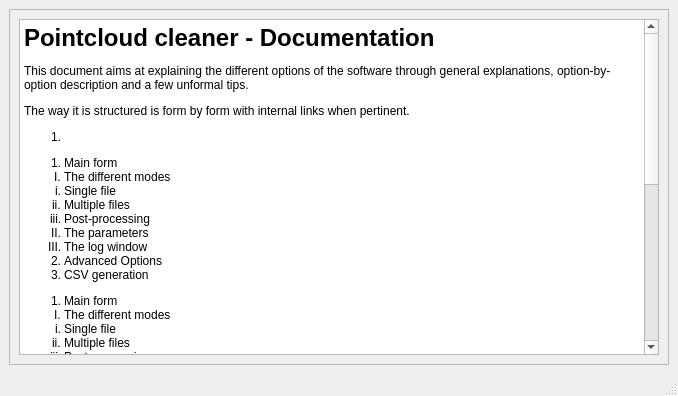
<?xml version="1.0" encoding="UTF-8"?>
<ui version="4.0">
 <class>MainWindow</class>
 <widget class="QMainWindow" name="MainWindow">
  <property name="geometry">
   <rect>
    <x>0</x>
    <y>0</y>
    <width>678</width>
    <height>396</height>
   </rect>
  </property>
  <property name="windowTitle">
   <string>MainWindow</string>
  </property>
  <widget class="QWidget" name="centralwidget">
   <layout class="QGridLayout" name="gridLayout_2">
    <item row="0" column="0">
     <widget class="QScrollArea" name="scrollArea">
      <property name="widgetResizable">
       <bool>true</bool>
      </property>
      <widget class="QWidget" name="scrollAreaWidgetContents">
       <property name="geometry">
        <rect>
         <x>0</x>
         <y>0</y>
         <width>658</width>
         <height>333</height>
        </rect>
       </property>
       <layout class="QGridLayout" name="gridLayout">
        <item row="0" column="0">
         <widget class="QTextEdit" name="textEdit">
          <property name="html">
           <string>&lt;!DOCTYPE HTML PUBLIC &quot;-//W3C//DTD HTML 4.0//EN&quot; &quot;http://www.w3.org/TR/REC-html40/strict.dtd&quot;&gt;
&lt;html&gt;&lt;head&gt;&lt;meta name=&quot;qrichtext&quot; content=&quot;1&quot; /&gt;&lt;meta charset=&quot;utf-8&quot; /&gt;&lt;style type=&quot;text/css&quot;&gt;
p, li { white-space: pre-wrap; }
hr { height: 1px; border-width: 0; }
li.unchecked::marker { content: &quot;\2610&quot;; }
li.checked::marker { content: &quot;\2612&quot;; }
&lt;/style&gt;&lt;/head&gt;&lt;body style=&quot; font-family:'Segoe UI'; font-size:9pt; font-weight:400; font-style:normal;&quot;&gt;
&lt;h1 style=&quot; margin-top:18px; margin-bottom:12px; margin-left:0px; margin-right:0px; -qt-block-indent:0; text-indent:0px;&quot;&gt;&lt;span style=&quot; font-size:xx-large; font-weight:700;&quot;&gt;Pointcloud cleaner - Documentation&lt;/span&gt;&lt;/h1&gt;
&lt;p style=&quot; margin-top:12px; margin-bottom:12px; margin-left:0px; margin-right:0px; -qt-block-indent:0; text-indent:0px;&quot;&gt;This document aims at explaining the different options of the software through general explanations, option-by-option description and a few unformal tips.&lt;/p&gt;
&lt;p style=&quot; margin-top:12px; margin-bottom:12px; margin-left:0px; margin-right:0px; -qt-block-indent:0; text-indent:0px;&quot;&gt;The way it is structured is form by form with internal links when pertinent.&lt;/p&gt;
&lt;ol style=&quot;margin-top: 0px; margin-bottom: 0px; margin-left: 0px; margin-right: 0px; -qt-list-indent: 1;&quot;&gt;
&lt;li style=&quot;-qt-paragraph-type:empty; margin-top:0px; margin-bottom:12px; margin-left:0px; margin-right:0px; -qt-block-indent:0; text-indent:0px;&quot;&gt;&lt;br /&gt;&lt;/li&gt;&lt;/ol&gt;
&lt;ol style=&quot;margin-top: 0px; margin-bottom: 0px; margin-left: 0px; margin-right: 0px; -qt-list-indent: 1;&quot;&gt;
&lt;li style=&quot; margin-top:12px; margin-bottom:0px; margin-left:0px; margin-right:0px; -qt-block-indent:0; text-indent:0px;&quot;&gt;Main form&lt;/li&gt;
&lt;ol type=&quot;I&quot; style=&quot;margin-top: 0px; margin-bottom: 0px; margin-left: 0px; margin-right: 0px; -qt-list-indent: 1;&quot;&gt;
&lt;li style=&quot; margin-top:0px; margin-bottom:0px; margin-left:0px; margin-right:0px; -qt-block-indent:0; text-indent:0px;&quot;&gt;The different modes&lt;/li&gt;
&lt;ol type=&quot;i&quot; style=&quot;margin-top: 0px; margin-bottom: 0px; margin-left: 0px; margin-right: 0px; -qt-list-indent: 1;&quot;&gt;
&lt;li style=&quot; margin-top:0px; margin-bottom:0px; margin-left:0px; margin-right:0px; -qt-block-indent:0; text-indent:0px;&quot;&gt;Single file&lt;/li&gt;
&lt;li style=&quot; margin-top:0px; margin-bottom:0px; margin-left:0px; margin-right:0px; -qt-block-indent:0; text-indent:0px;&quot;&gt;Multiple files&lt;/li&gt;
&lt;li style=&quot; margin-top:0px; margin-bottom:0px; margin-left:0px; margin-right:0px; -qt-block-indent:0; text-indent:0px;&quot;&gt;Post-processing&lt;/li&gt;&lt;/ol&gt;
&lt;li style=&quot; margin-top:0px; margin-bottom:0px; margin-left:0px; margin-right:0px; -qt-block-indent:0; text-indent:0px;&quot;&gt;The parameters&lt;/li&gt;
&lt;li style=&quot; margin-top:0px; margin-bottom:0px; margin-left:0px; margin-right:0px; -qt-block-indent:0; text-indent:0px;&quot;&gt;The log window&lt;/li&gt;&lt;/ol&gt;
&lt;li style=&quot; margin-top:0px; margin-bottom:0px; margin-left:0px; margin-right:0px; -qt-block-indent:0; text-indent:0px;&quot;&gt;Advanced Options&lt;/li&gt;
&lt;li style=&quot; margin-top:0px; margin-bottom:12px; margin-left:0px; margin-right:0px; -qt-block-indent:0; text-indent:0px;&quot;&gt;CSV generation&lt;/li&gt;&lt;/ol&gt;
&lt;ol style=&quot;margin-top: 0px; margin-bottom: 0px; margin-left: 0px; margin-right: 0px; -qt-list-indent: 1;&quot;&gt;
&lt;li style=&quot; margin-top:12px; margin-bottom:0px; margin-left:0px; margin-right:0px; -qt-block-indent:0; text-indent:0px;&quot;&gt;Main form&lt;/li&gt;
&lt;ol type=&quot;I&quot; style=&quot;margin-top: 0px; margin-bottom: 0px; margin-left: 0px; margin-right: 0px; -qt-list-indent: 1;&quot;&gt;
&lt;li style=&quot; margin-top:0px; margin-bottom:0px; margin-left:0px; margin-right:0px; -qt-block-indent:0; text-indent:0px;&quot;&gt;The different modes&lt;/li&gt;
&lt;ol type=&quot;i&quot; style=&quot;margin-top: 0px; margin-bottom: 0px; margin-left: 0px; margin-right: 0px; -qt-list-indent: 1;&quot;&gt;
&lt;li style=&quot; margin-top:0px; margin-bottom:0px; margin-left:0px; margin-right:0px; -qt-block-indent:0; text-indent:0px;&quot;&gt;Single file&lt;/li&gt;
&lt;li style=&quot; margin-top:0px; margin-bottom:0px; margin-left:0px; margin-right:0px; -qt-block-indent:0; text-indent:0px;&quot;&gt;Multiple files&lt;/li&gt;
&lt;li style=&quot; margin-top:0px; margin-bottom:0px; margin-left:0px; margin-right:0px; -qt-block-indent:0; text-indent:0px;&quot;&gt;Post-processing&lt;/li&gt;&lt;/ol&gt;
&lt;li style=&quot; margin-top:0px; margin-bottom:0px; margin-left:0px; margin-right:0px; -qt-block-indent:0; text-indent:0px;&quot;&gt;The parameters&lt;/li&gt;
&lt;li style=&quot; margin-top:0px; margin-bottom:0px; margin-left:0px; margin-right:0px; -qt-block-indent:0; text-indent:0px;&quot;&gt;The log window&lt;/li&gt;&lt;/ol&gt;
&lt;li style=&quot; margin-top:0px; margin-bottom:0px; margin-left:0px; margin-right:0px; -qt-block-indent:0; text-indent:0px;&quot;&gt;Advanced Options&lt;/li&gt;
&lt;li style=&quot; margin-top:0px; margin-bottom:12px; margin-left:0px; margin-right:0px; -qt-block-indent:0; text-indent:0px;&quot;&gt;CSV generation&lt;/li&gt;&lt;/ol&gt;
&lt;ol style=&quot;margin-top: 0px; margin-bottom: 0px; margin-left: 0px; margin-right: 0px; -qt-list-indent: 1;&quot;&gt;
&lt;li style=&quot; margin-top:12px; margin-bottom:0px; margin-left:0px; margin-right:0px; -qt-block-indent:0; text-indent:0px;&quot;&gt;Main form&lt;/li&gt;
&lt;ol type=&quot;I&quot; style=&quot;margin-top: 0px; margin-bottom: 0px; margin-left: 0px; margin-right: 0px; -qt-list-indent: 1;&quot;&gt;
&lt;li style=&quot; margin-top:0px; margin-bottom:0px; margin-left:0px; margin-right:0px; -qt-block-indent:0; text-indent:0px;&quot;&gt;The different modes&lt;/li&gt;
&lt;ol type=&quot;i&quot; style=&quot;margin-top: 0px; margin-bottom: 0px; margin-left: 0px; margin-right: 0px; -qt-list-indent: 1;&quot;&gt;
&lt;li style=&quot; margin-top:0px; margin-bottom:0px; margin-left:0px; margin-right:0px; -qt-block-indent:0; text-indent:0px;&quot;&gt;Single file&lt;/li&gt;
&lt;li style=&quot; margin-top:0px; margin-bottom:0px; margin-left:0px; margin-right:0px; -qt-block-indent:0; text-indent:0px;&quot;&gt;Multiple files&lt;/li&gt;
&lt;li style=&quot; margin-top:0px; margin-bottom:0px; margin-left:0px; margin-right:0px; -qt-block-indent:0; text-indent:0px;&quot;&gt;Post-processing&lt;/li&gt;&lt;/ol&gt;
&lt;li style=&quot; margin-top:0px; margin-bottom:0px; margin-left:0px; margin-right:0px; -qt-block-indent:0; text-indent:0px;&quot;&gt;The parameters&lt;/li&gt;
&lt;li style=&quot; margin-top:0px; margin-bottom:0px; margin-left:0px; margin-right:0px; -qt-block-indent:0; text-indent:0px;&quot;&gt;The log window&lt;/li&gt;&lt;/ol&gt;
&lt;li style=&quot; margin-top:0px; margin-bottom:0px; margin-left:0px; margin-right:0px; -qt-block-indent:0; text-indent:0px;&quot;&gt;Advanced Options&lt;/li&gt;
&lt;li style=&quot; margin-top:0px; margin-bottom:12px; margin-left:0px; margin-right:0px; -qt-block-indent:0; text-indent:0px;&quot;&gt;CSV generation&lt;/li&gt;&lt;/ol&gt;
&lt;ol style=&quot;margin-top: 0px; margin-bottom: 0px; margin-left: 0px; margin-right: 0px; -qt-list-indent: 1;&quot;&gt;
&lt;li style=&quot; margin-top:12px; margin-bottom:0px; margin-left:0px; margin-right:0px; -qt-block-indent:0; text-indent:0px;&quot;&gt;Main form&lt;/li&gt;
&lt;ol type=&quot;I&quot; style=&quot;margin-top: 0px; margin-bottom: 0px; margin-left: 0px; margin-right: 0px; -qt-list-indent: 1;&quot;&gt;
&lt;li style=&quot; margin-top:0px; margin-bottom:0px; margin-left:0px; margin-right:0px; -qt-block-indent:0; text-indent:0px;&quot;&gt;The different modes&lt;/li&gt;
&lt;ol type=&quot;i&quot; style=&quot;margin-top: 0px; margin-bottom: 0px; margin-left: 0px; margin-right: 0px; -qt-list-indent: 1;&quot;&gt;
&lt;li style=&quot; margin-top:0px; margin-bottom:0px; margin-left:0px; margin-right:0px; -qt-block-indent:0; text-indent:0px;&quot;&gt;Single file&lt;/li&gt;
&lt;li style=&quot; margin-top:0px; margin-bottom:0px; margin-left:0px; margin-right:0px; -qt-block-indent:0; text-indent:0px;&quot;&gt;Multiple files&lt;/li&gt;
&lt;li style=&quot; margin-top:0px; margin-bottom:0px; margin-left:0px; margin-right:0px; -qt-block-indent:0; text-indent:0px;&quot;&gt;Post-processing&lt;/li&gt;&lt;/ol&gt;
&lt;li style=&quot; margin-top:0px; margin-bottom:0px; margin-left:0px; margin-right:0px; -qt-block-indent:0; text-indent:0px;&quot;&gt;The parameters&lt;/li&gt;
&lt;li style=&quot; margin-top:0px; margin-bottom:0px; margin-left:0px; margin-right:0px; -qt-block-indent:0; text-indent:0px;&quot;&gt;The log window&lt;/li&gt;&lt;/ol&gt;
&lt;li style=&quot; margin-top:0px; margin-bottom:0px; margin-left:0px; margin-right:0px; -qt-block-indent:0; text-indent:0px;&quot;&gt;Advanced Options&lt;/li&gt;
&lt;li style=&quot; margin-top:0px; margin-bottom:12px; margin-left:0px; margin-right:0px; -qt-block-indent:0; text-indent:0px;&quot;&gt;CSV generation&lt;/li&gt;&lt;/ol&gt;&lt;/body&gt;&lt;/html&gt;</string>
          </property>
         </widget>
        </item>
       </layout>
      </widget>
     </widget>
    </item>
   </layout>
  </widget>
  <widget class="QMenuBar" name="menubar">
   <property name="geometry">
    <rect>
     <x>0</x>
     <y>0</y>
     <width>678</width>
     <height>22</height>
    </rect>
   </property>
  </widget>
  <widget class="QStatusBar" name="statusbar"/>
 </widget>
 <resources/>
 <connections/>
</ui>
